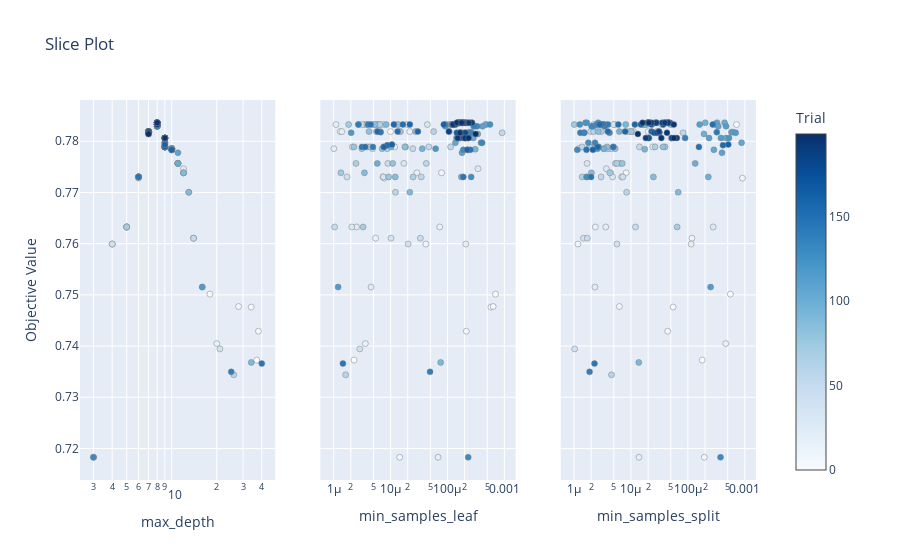

The cell this chart's notebook holds for it:
### Code cell
from optuna.visualization import plot_slice
plot_slice(study)

### Figure 1 — Plotly figure (JSON) as saved in the notebook; plotly's stock layout.template omitted (floating-point values rounded to 4 significant figures; data arrays with more than 128 entries replaced by an {"elided": "..."} marker saying what was removed)
{"data": [{"marker": {"color": {"elided": "200 int values"}, "colorbar": {"title": {"text": "Trial"}, "x": 1, "xpad": 40}, "colorscale": [[0, "rgb(247,251,255)"], [0.125, "rgb(222,235,247)"], [0.25, "rgb(198,219,239)"], [0.375, "rgb(158,202,225)"], [0.5, "rgb(107,174,214)"], [0.625, "rgb(66,146,198)"], [0.75, "rgb(33,113,181)"], [0.875, "rgb(8,81,156)"], [1, "rgb(8,48,107)"]], "line": {"color": "Grey", "width": 0.5}, "showscale": true}, "mode": "markers", "name": "Feasible Trial", "showlegend": false, "type": "scatter", "x": {"elided": "200 int values"}, "xaxis": "x", "y": {"elided": "200 float values"}, "yaxis": "y"}, {"marker": {"color": {"elided": "200 int values"}, "colorbar": {"title": {"text": "Trial"}, "x": 1, "xpad": 40}, "colorscale": [[0, "rgb(247,251,255)"], [0.125, "rgb(222,235,247)"], [0.25, "rgb(198,219,239)"], [0.375, "rgb(158,202,225)"], [0.5, "rgb(107,174,214)"], [0.625, "rgb(66,146,198)"], [0.75, "rgb(33,113,181)"], [0.875, "rgb(8,81,156)"], [1, "rgb(8,48,107)"]], "line": {"color": "Grey", "width": 0.5}, "showscale": false}, "mode": "markers", "name": "Feasible Trial", "showlegend": false, "type": "scatter", "x": {"elided": "200 float values"}, "xaxis": "x2", "y": {"elided": "200 float values"}, "yaxis": "y2"}, {"marker": {"color": {"elided": "200 int values"}, "colorbar": {"title": {"text": "Trial"}, "x": 1, "xpad": 40}, "colorscale": [[0, "rgb(247,251,255)"], [0.125, "rgb(222,235,247)"], [0.25, "rgb(198,219,239)"], [0.375, "rgb(158,202,225)"], [0.5, "rgb(107,174,214)"], [0.625, "rgb(66,146,198)"], [0.75, "rgb(33,113,181)"], [0.875, "rgb(8,81,156)"], [1, "rgb(8,48,107)"]], "line": {"color": "Grey", "width": 0.5}, "showscale": false}, "mode": "markers", "name": "Feasible Trial", "showlegend": false, "type": "scatter", "x": {"elided": "200 float values"}, "xaxis": "x3", "y": {"elided": "200 float values"}, "yaxis": "y3"}], "layout": {"title": {"text": "Slice Plot"}, "xaxis": {"anchor": "y", "domain": [0, 0.2889], "title": {"text": "max_depth"}, "type": "log"}, "xaxis2": {"anchor": "y2", "domain": [0.3556, 0.6444], "title": {"text": "min_samples_leaf"}, "type": "log"}, "xaxis3": {"anchor": "y3", "domain": [0.7111, 1], "title": {"text": "min_samples_split"}, "type": "log"}, "yaxis": {"anchor": "x", "domain": [0, 1], "title": {"text": "Objective Value"}}, "yaxis2": {"anchor": "x2", "domain": [0, 1], "matches": "y", "showticklabels": false}, "yaxis3": {"anchor": "x3", "domain": [0, 1], "matches": "y", "showticklabels": false}}}
